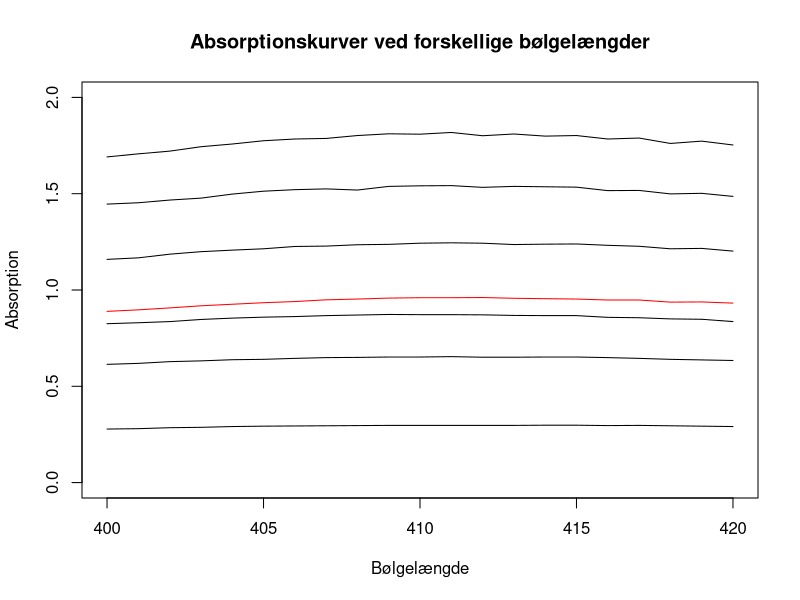
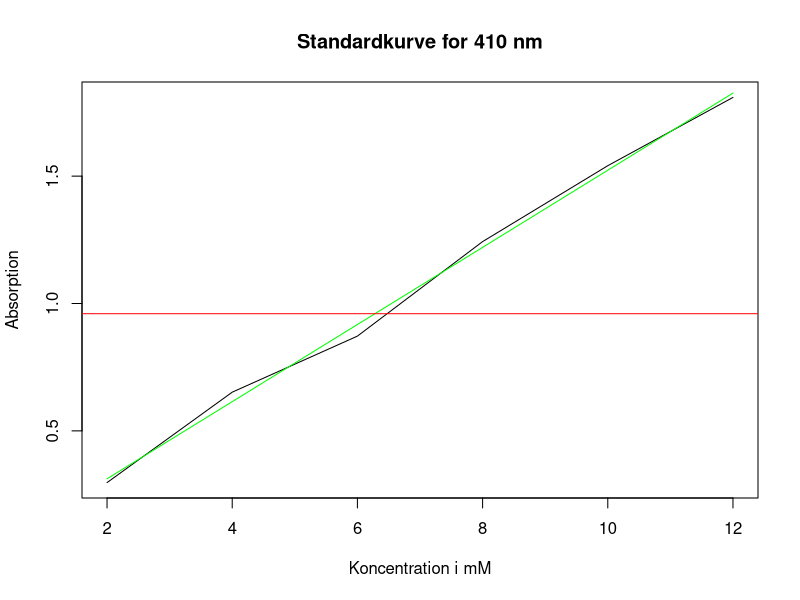

R code for these plots, in order:
data = read.csv("opg1.csv")

data$nm

plot(data$nm, data$c2mm, type='l', ylim=c(0, 2), xlab = "Bølgelængde", ylab = "Absorption", main = "Absorptionskurver ved forskellige bølgelængder")
lines(data$nm, data$c4mm)
lines(data$nm, data$c6mm)
lines(data$nm, data$c8mm)
lines(data$nm, data$c10mm)
lines(data$nm, data$c12mm)
lines(data$nm, data$prove, col="#ff0000")

x = c(2, 4, 6, 8, 10, 12)
y = c(0.297,0.652,0.872,1.243,1.541,1.809)

fit = lm(y ~ x)

plot(x, y, type = "l", xlab = "Koncentration i mM", ylab = "Absorption", main = "Standardkurve for 410 nm")
lines(x, predict(fit), col="#00ff00")
abline(h = 0.960, col="#ff0000")

coefficients(fit)
